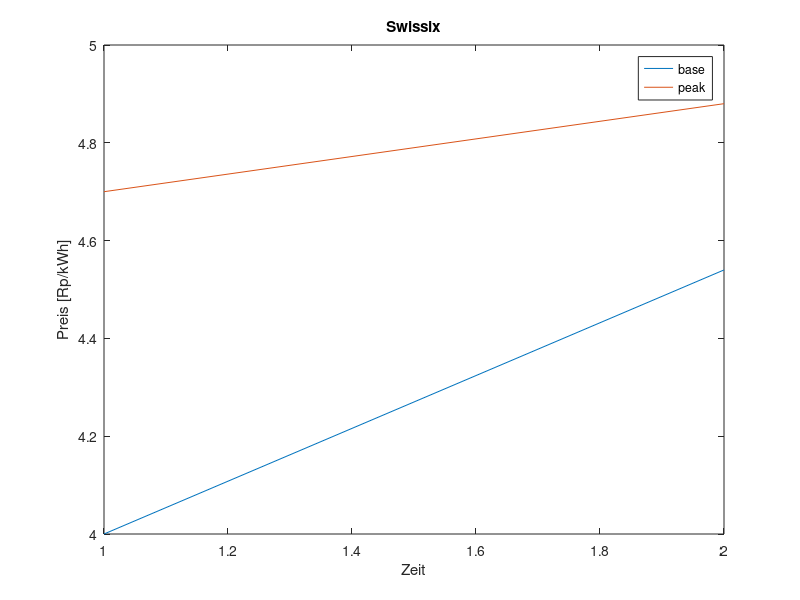

The MATLAB script that drew this image:
base = 1;
peak = 2;
%       base    peak
s = [   4       4.7;    % 18.9.2015
        4.54    4.88    % 24.9.2015
];

figure(1);
plot(s);
title('Swissix');
xlabel('Zeit');
ylabel('Preis [Rp/kWh]');
legend('base', 'peak');
print -dpdf 'swissix'
